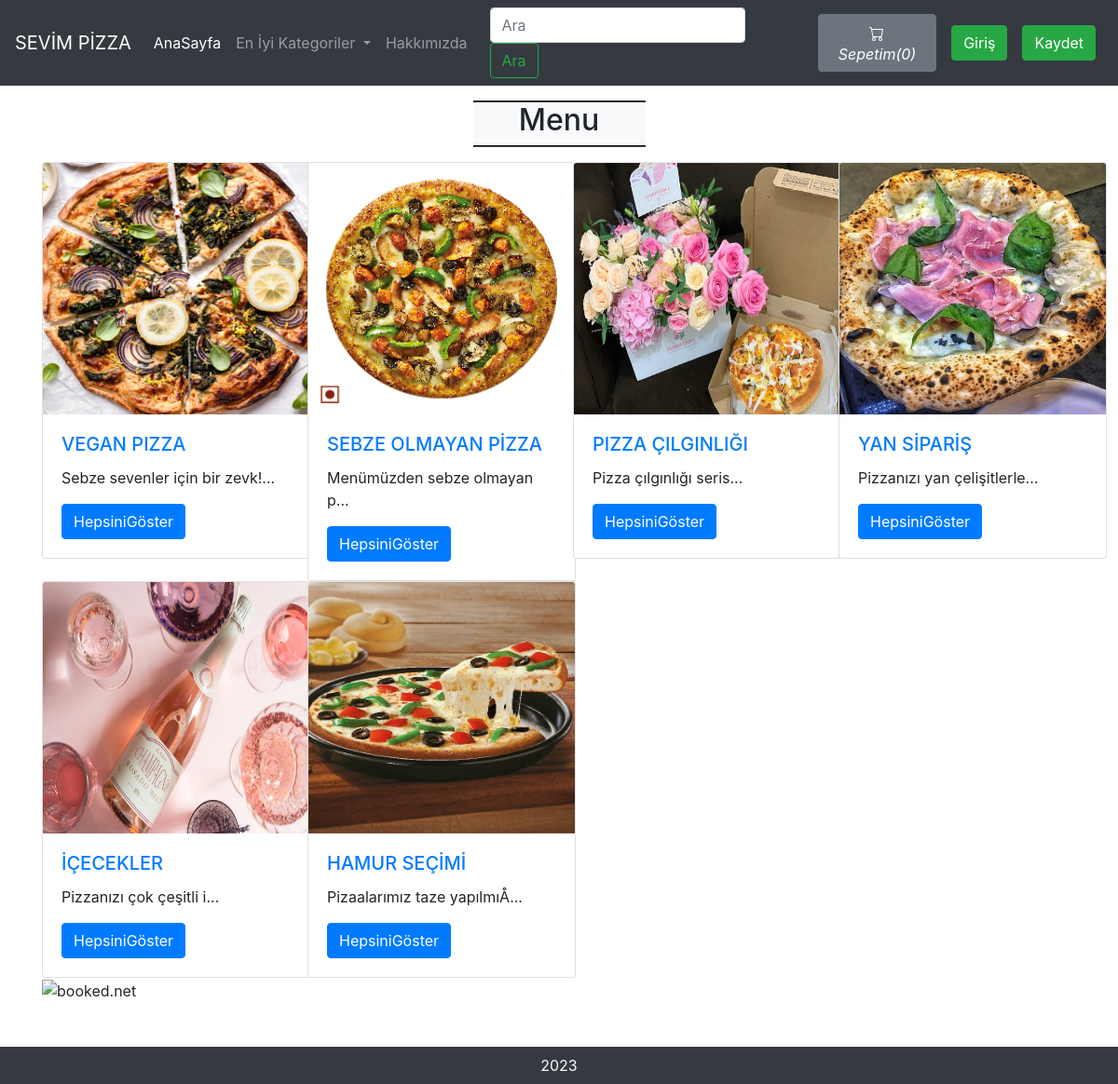
The page / on the database its author committed.
### tables this page shows
CREATE TABLE `sitedetail` (
  `tempId` int(11) NOT NULL,
  `systemName` varchar(21) NOT NULL,
  `email` varchar(35) NOT NULL,
  `contact1` bigint(21) NOT NULL,
  `contact2` bigint(21) DEFAULT NULL COMMENT 'Optional',
  `address` text NOT NULL,
  `dateTime` datetime NOT NULL DEFAULT current_timestamp()
);

CREATE TABLE `categories` (
  `categorieId` int(12) NOT NULL,
  `categorieName` varchar(255) NOT NULL,
  `categorieDesc` text NOT NULL,
  `categorieCreateDate` datetime NOT NULL DEFAULT current_timestamp()
);

### index.php (the view, shortened to what this page needs)
<!doctype html>
<html lang="en">
  <head>
    <link rel="stylesheet" href="https://stackpath.bootstrapcdn.com/bootstrap/4.4.1/css/bootstrap.min.css">
    <link rel="stylesheet" href="https://use.fontawesome.com/releases/v5.8.2/css/all.css">
  </head>
<body>
  <?php include 'partials/_dbconnect.php';?>
  <?php require 'partials/_nav.php' ?>
  <div class="container my-3 mb-5">
    <div class="col-lg-2 text-center bg-light my-3" style="margin:auto;border-top: 2px groove black;border-bottom: 2px groove black;">
      <h2 class="text-center">Menu </h2>
    </div>
    <div class="row">
      <?php
        $sql = "SELECT * FROM `categories`";
        $result = mysqli_query($conn, $sql);
        while($row = mysqli_fetch_assoc($result)){
          $id = $row['categorieId'];
          $cat = $row['categorieName'];
          $desc = $row['categorieDesc'];
          echo '<div class="col-xs-3 col-sm-3 col-md-3">
                  <div class="card" style="width: 18rem;">
                    <img src="img/card-'.$id. '.jpg" class="card-img-top" alt="image for this category" width="249px" height="270px">
                    <div class="card-body">
                      <h5 class="card-title"><a href="viewPizzaList.php?catid=' . $id . '">' . $cat . '</a></h5>
                      <p class="card-text">' . substr($desc, 0, 30). '... </p>
                      <a href="viewPizzaList.php?catid=' . $id . '" class="btn btn-primary">HepsiniGöster</a>
                    </div>
                  </div>
                </div>';
        }
      ?>
    </div>
					<div id="dvz" style="width:15%">
                <div id="dvz1">
                    <img src="https://w.bookcdn.com/weather/picture/3_37312_1_21_137AE9_160_ffffff_333333_08488D_1_ffffff_333333_0_6.png?scode=&domid=765&anc_id=78855"
                    alt="booked.net"/>
                </div>
	        	</div>
  </div>
    <?php require 'partials/_footer.php' ?>
</body>
</html>

### partials/_nav.php (shortened to what this page needs)
<?php
if(isset($_SESSION['loggedin']) && $_SESSION['loggedin']==true){
  $loggedin= true;
  $userId = $_SESSION['userId'];
  $username = $_SESSION['username'];
}
else{
  $loggedin = false;
  $userId = 0;
}
$sql = "SELECT * FROM `sitedetail`";
$result = mysqli_query($conn, $sql);
$row = mysqli_fetch_assoc($result);
$systemName = $row['systemName'];
echo '<nav class="navbar navbar-expand-lg navbar-dark bg-dark">
      <a class="navbar-brand" href="index.php">'.$systemName.'</a>
      <button class="navbar-toggler" type="button" data-toggle="collapse" data-target="#navbarSupportedContent" aria-controls="navbarSupportedContent" aria-expanded="false" aria-label="Toggle navigation">
        <span class="navbar-toggler-icon"></span>
      </button>
      <div class="collapse navbar-collapse" id="navbarSupportedContent">
        <ul class="navbar-nav mr-auto">
          <li class="nav-item active">
            <a class="nav-link" href="index.php">AnaSayfa <span class="sr-only">(current)</span></a>
          </li>
          <li class="nav-item dropdown">
            <a class="nav-link dropdown-toggle" href="#" id="navbarDropdown" role="button" data-toggle="dropdown" aria-haspopup="true" aria-expanded="false">
              En İyi Kategoriler
            </a>
            <div class="dropdown-menu" aria-labelledby="navbarDropdown">';
            echo '</div>
          </li>
          <li class="nav-item">
          </li>
          <li class="nav-item">
            <a class="nav-link" href="about.php">Hakkımızda</a>
          </li>
          <li class="nav-item">
          </li>
        </ul>
        <form method="get" action="/OnlinePizzaDelivery/search.php" class="form-inline my-2 my-lg-0 mx-3">
          <input class="form-control mr-sm-2" type="search" name="search" id="search" placeholder="Ara" aria-label="Search" required>
          <button class="btn btn-outline-success my-2 my-sm-0" type="submit">Ara</button>
        </form>';
        $countsql = "SELECT SUM(`itemQuantity`) FROM `viewcart` WHERE `userId`=$userId";
        $countresult = mysqli_query($conn, $countsql);
        $countrow = mysqli_fetch_assoc($countresult);
        $count = $countrow['SUM(`itemQuantity`)'];
        if(!$count) {
          $count = 0;
        }
        echo '<a href="viewCart.php"><button type="button" class="btn btn-secondary mx-2" title="MyCart">
          <svg xmlns="img/cart.svg" width="16" height="16" fill="currentColor" class="bi bi-cart" viewBox="0 0 16 16">
            <path d="M0 1.5A.5.5 0 0 1 .5 1H2a.5.5 0 0 1 .485.379L2.89 3H14.5a.5.5 0 0 1 .491.592l-1.5 8A.5.5 0 0 1 13 12H4a.5.5 0 0 1-.491-.408L2.01 3.607 1.61 2H.5a.5.5 0 0 1-.5-.5zM3.102 4l1.313 7h8.17l1.313-7H3.102zM5 12a2 2 0 1 0 0 4 2 2 0 0 0 0-4zm7 0a2 2 0 1 0 0 4 2 2 0 0 0 0-4zm-7 1a1 1 0 1 1 0 2 1 1 0 0 1 0-2zm7 0a1 1 0 1 1 0 2 1 1 0 0 1 0-2z"/>
          </svg>
          <i class="bi bi-cart">Sepetim(' .$count. ')</i>
        </button></a>';
        if($loggedin){
          echo '<ul class="navbar-nav mr-2">
            <li class="nav-item dropdown">
              <a class="nav-link dropdown-toggle" href="#" id="navbarDropdown" role="button" data-toggle="dropdown"> Hoşgeldiniz ' .$username. '</a>
              <div class="dropdown-menu" aria-labelledby="navbarDropdown">
                <a class="dropdown-item" href="partials/_logout.php">Çıkış Yap</a>
              </div>
            </li>
          </ul>
          <div class="text-center image-size-small position-relative">
            <a href="viewProfile.php"><img src="img/person-' .$userId. '.jpg" class="rounded-circle" onError="this.src = \'img/profilePic.jpg\'" style="width:40px; height:40px"></a>
          </div>';
        }
        else {
          echo '
          <button type="button" class="btn btn-success mx-2"  data-toggle="modal" data-target="#loginModal">Giriş</button>
          <button type="button" class="btn btn-success mx-2"  data-toggle="modal" data-target="#signupModal">Kaydet</button>';
        }
  echo '</div>
    </nav>';
?>

### rows shown on the page
sitedetail: systemName "SEVİM PİZZA"
categories: shows a picture, categorieName "VEGAN PIZZA", categorieDesc "Sebze sevenler için bir zevk!"
categories: shows a picture, categorieName "SEBZE OLMAYAN PİZZA", categorieDesc "Menümüzden sebze olmayan p"
categories: shows a picture, categorieName "PIZZA ÇILGINLIĞI", categorieDesc "Pizza çılgınlığı seris"
categories: shows a picture, categorieName "YAN SİPARİŞ", categorieDesc "Pizzanızı yan çelişitlerle"
categories: shows a picture, categorieName "İÇECEKLER", categorieDesc "Pizzanızı çok çeşitli i"
categories: shows a picture, categorieName "HAMUR SEÇİMİ", categorieDesc "Pizaalarımız taze yapılmıÅ"

### other values the page prints
$count "0"
